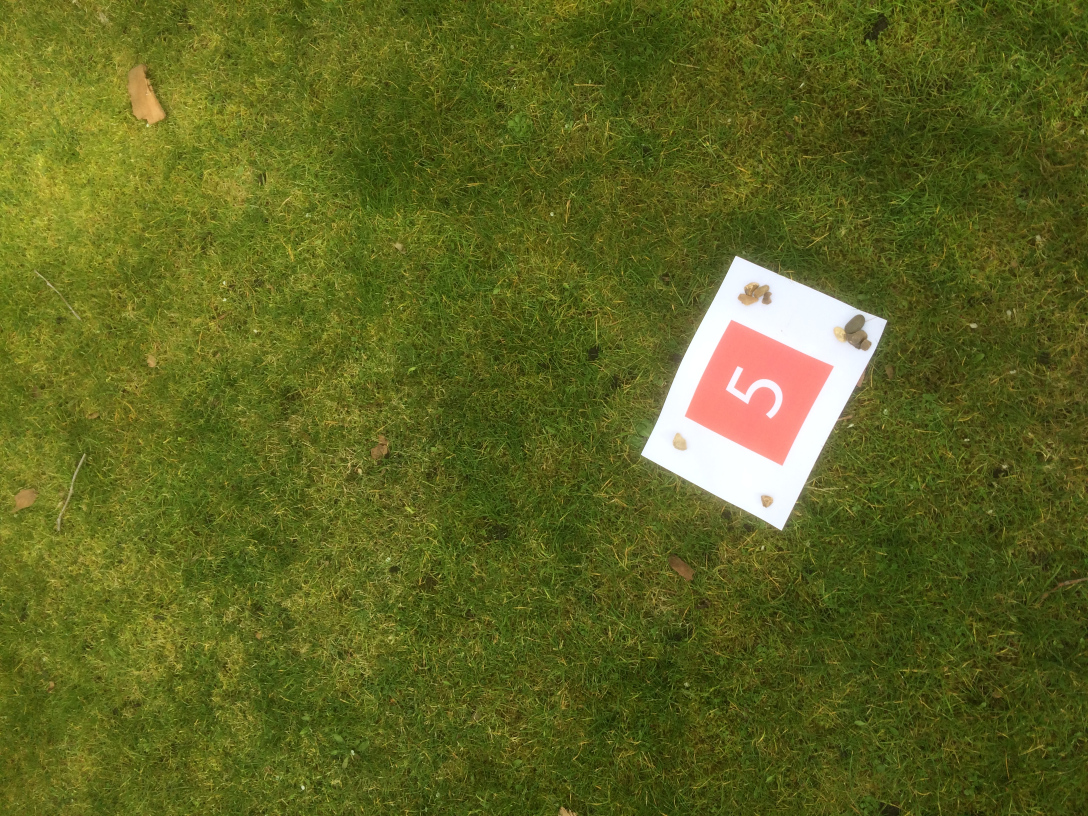
#> input picture 5_slanted.jpg, 3264 x 2448 px (shown at 1/3 size)
$ python hough_transform.py   (older library calls are emulated)
#> lines starting #> are read from the running program, lines starting #| are printed output that depends on the picture; after the words box and inside, x2 and y2 are one past the last pixel; in counts of white or black regions, pixels touching at a corner belong together
#%% Load Modules

import numpy as np

# Transformation for Line Detection
from skimage.transform import (hough_line, hough_line_peaks, rescale)
from skimage.transform import probabilistic_hough_line as phl
# Edge Detection
from skimage.filters import sobel
from skimage.feature import canny, blob_doh

# Read Images
from scipy.misc import imread
from skimage.color import rgb2gray
from skimage import img_as_float

# Plotting
import matplotlib.pyplot as plt
from matplotlib import cm
import matplotlib.image as mpimg

#%% Load Image

image_rgb = img_as_float(imread('5_slanted.jpg'))
image = rgb2gray(image_rgb)
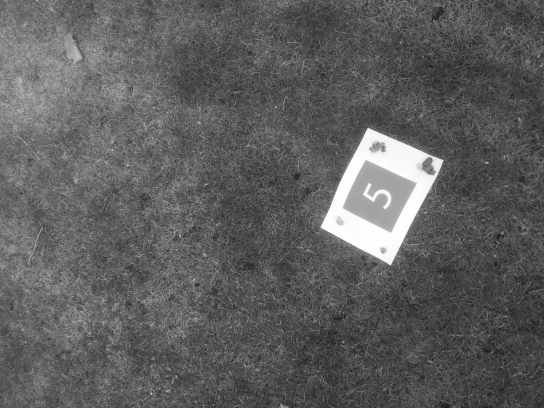
#> image: shape (2448, 3264) float64 (shown at 1/6 size); min 0.0566, max 1, mean 0.371
#image = rescale(image, 0.5)

#%% Sobel Edge Detection

edge_sobel = sobel(image)

edge_sobel[edge_sobel < 0.5 * np.max(edge_sobel)] = 0
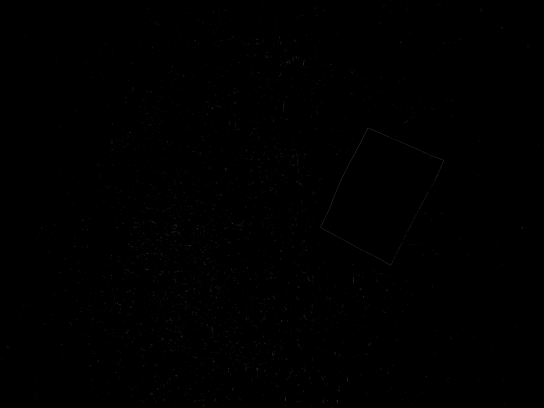
#> edge_sobel: shape (2448, 3264) float64 (shown at 1/6 size); min 0, max 0.484, mean 0.00113
edge_sobel[edge_sobel >= 0.5 * np.max(edge_sobel)] = 1
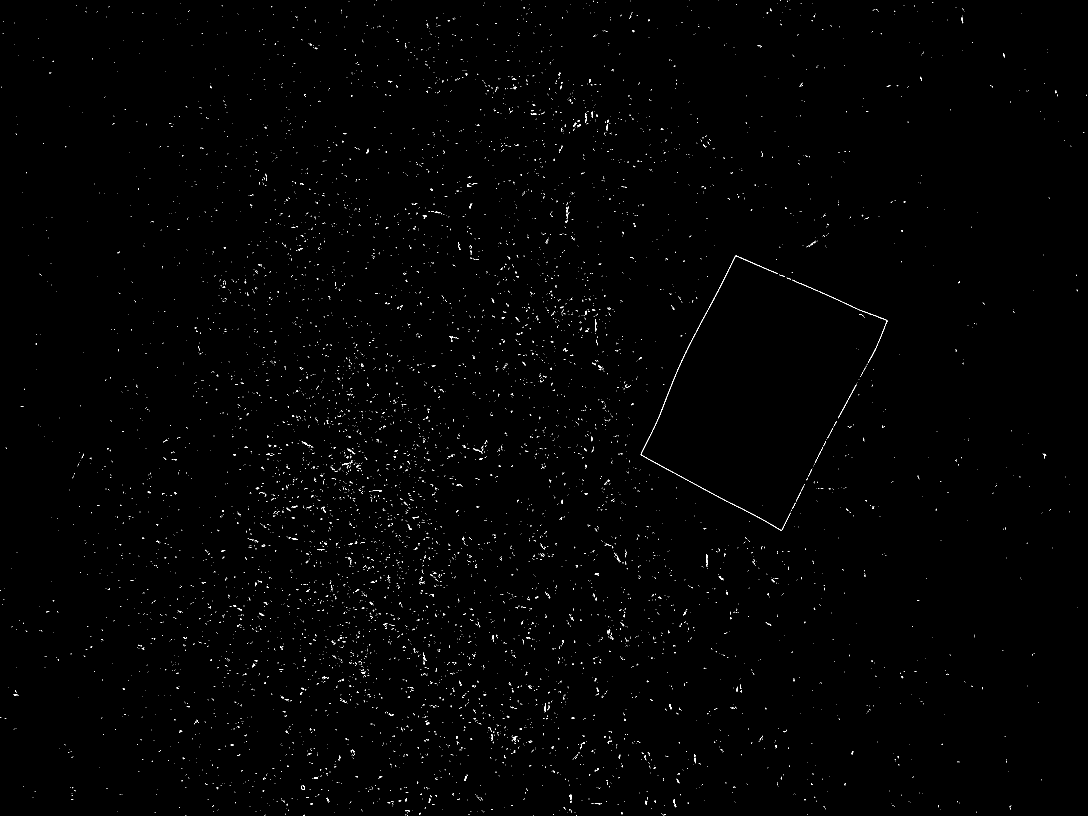
#> edge_sobel: shape (2448, 3264) float64 (shown at 1/3 size); values 0 (black) and 1 (white), 0.41% white in thin lines or dots

#%% Canny Edge Detection

edge_canny = canny(image, sigma = 5)
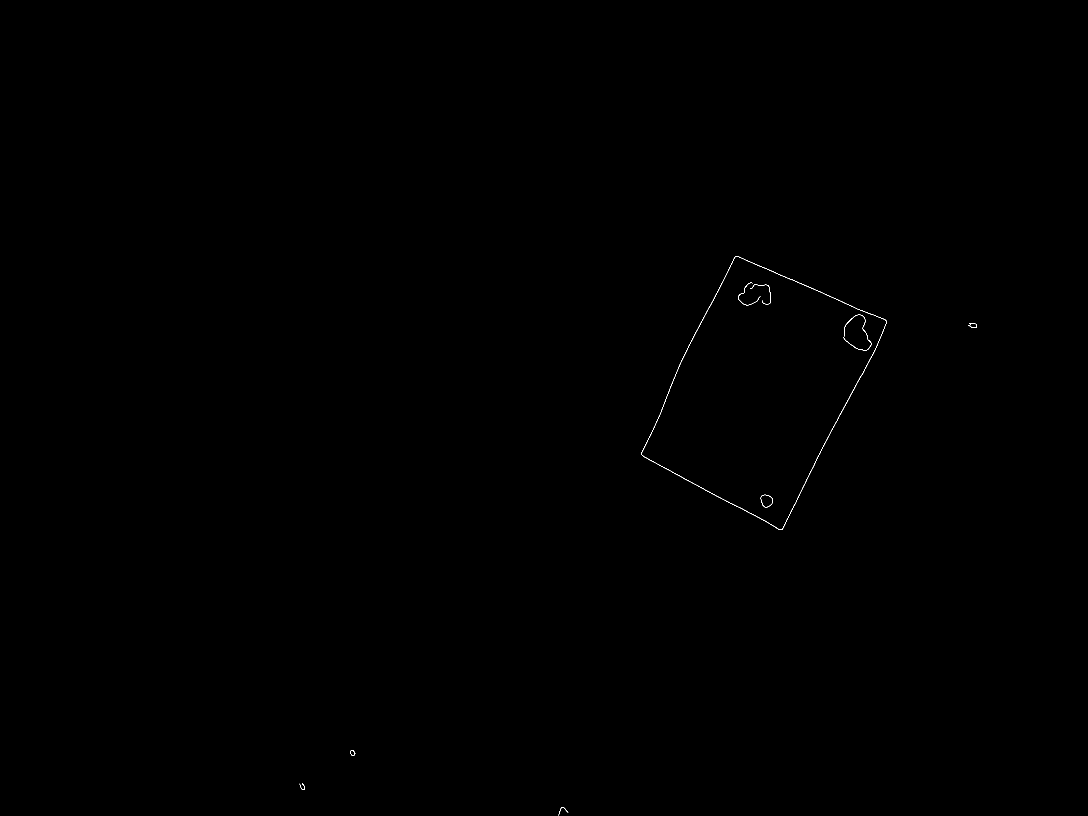
#> edge_canny: shape (2448, 3264) bool (shown at 1/3 size); 0.05% white in thin lines or dots, all inside (x1, y1, x2, y2) = (899, 769, 2931, 2447)

#%% Plot Edge Detection of Filters

fig_edge, axes_edge = plt.subplots(1, 2, figsize = (15,6))

axes_edge[0].imshow(edge_sobel, cmap = cm.gray)
axes_edge[0].set_title('Sobel')
axes_edge[0].set_axis_off()

axes_edge[1].imshow(edge_canny, cmap = cm.gray)
axes_edge[1].set_title('Canny')
axes_edge[1].set_axis_off()

filter_input = edge_canny

#%% Hough Transform

# Classic straight-line Hough transform
h, theta, d = hough_line(filter_input)
#> theta = 180 values from -1.57 to 1.55; d = 8161 values from -4080 to 4080

peaks_output = hough_line_peaks(h, theta, d, threshold = 0.5 * np.max(h))
#> peaks_output = ([236, 223, 215, 207, 157, 157, 144, 122], [0.489, -1.08, -1.17, 0.489, -1.15, -1.1, 0.384, -1.06], [2809, -303, 156, 2311, 201, -350, 2300, -260])

lines = phl(filter_input)
#> lines = 33 items

#%% Plot Hough Transform and Intersection

# Generating Figure 1
fig1, axes1 = plt.subplots(1, 2, figsize=(15, 6))
ax = axes1.ravel()

ax[0].imshow(filter_input, cmap = cm.gray)
ax[0].set_title('Input image')
ax[0].set_axis_off()

ax[1].imshow(image, cmap = cm.gray)
for _, angle, dist in zip(*peaks_output):
    y0 = (dist - 0 * np.cos(angle)) / np.sin(angle)
    y1 = (dist - image.shape[1] * np.cos(angle)) / np.sin(angle)
    ax[1].plot((0, image.shape[1]), (y0, y1), '-r')
#> this loop made 8 passes
#> (angle, dist, y0, y1) on passes 1 to 8: (0.489, 2809, 5983.3, -155.4), (-1.08, -303, 343.2, 2078.7), (-1.17, 156, -169.5, 1216), (0.489, 2311, 4922.6, -1216.1), (-1.15, 201, -220, 1233.2), (-1.1, -350, 392.8, 2055.9), (0.384, 2300, 6139.8, -1938.9), (-1.06, -260, 297.3, 2106.5)

ax[1].set_xlim((0, image.shape[1]))
ax[1].set_ylim((image.shape[0], 0))

ax[1].set_axis_off()
ax[1].set_title('Detected lines')

plt.tight_layout()
plt.show()
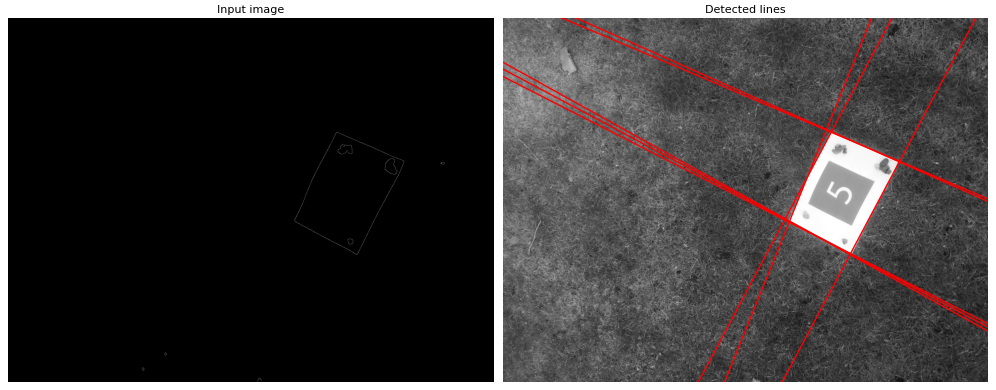
#> figure drawn by matplotlib, 2 panels

# Generating Figure 2
fig2, axes2 = plt.subplots(1, 2, figsize=(15, 6))
ax = axes2.ravel()

ax[0].imshow(filter_input, cmap = cm.gray)
ax[0].set_title('Input image')
ax[0].set_axis_off()

ax[1].imshow(image, cmap = cm.gray)
for p1, p2 in lines:
    ax[1].plot((p1[0], p2[0]), (p1[1], p2[1]), '-r')
#> this loop made 33 passes
#> (p1, p2) on passes 1 to 8: ((2529, 906), (2412, 854)), ((2449, 1378), (2582, 1128)), ((2061, 1048), (2168, 845)), ((2468, 879), (2239, 781)), ((2329, 819), (2211, 769)), ((2603, 939), (2449, 871)), ((2375, 1531), (2459, 1360)), ((2077, 1016), (2130, 916))

ax[1].set_xlim((0, image.shape[1]))
ax[1].set_ylim((image.shape[0], 0))

ax[1].set_axis_off()
ax[1].set_title('Detected lines')

plt.tight_layout()
plt.show()
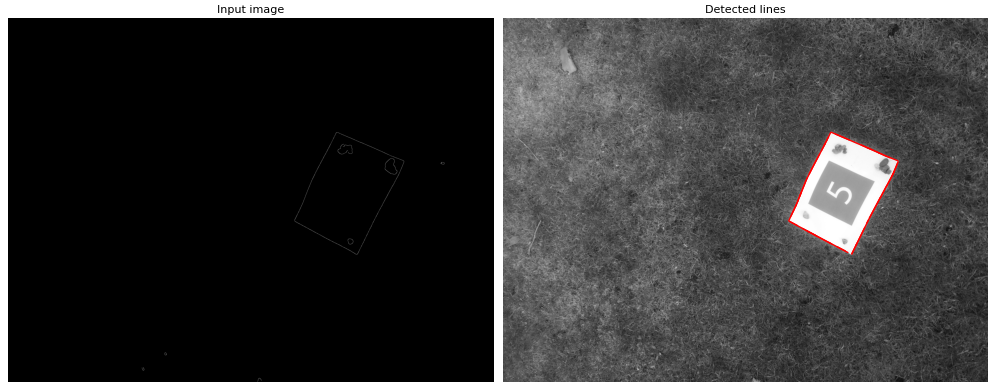
#> figure drawn by matplotlib, 2 panels

#Code of Hough Space
#ax[2].imshow(np.log(1 + h),
#             extent=[np.rad2deg(theta[-1]), np.rad2deg(theta[0]), d[-1], d[0]],
#             cmap=cm.gray, aspect= 0.1)
#ax[2].set_title('Hough transform')
#ax[2].set_xlabel('Angles (degrees)')
#ax[2].set_ylabel('Distance (pixels)')
#ax[2].axis('image')

$ run again, with 5_near.jpg copied over 5_slanted.jpg
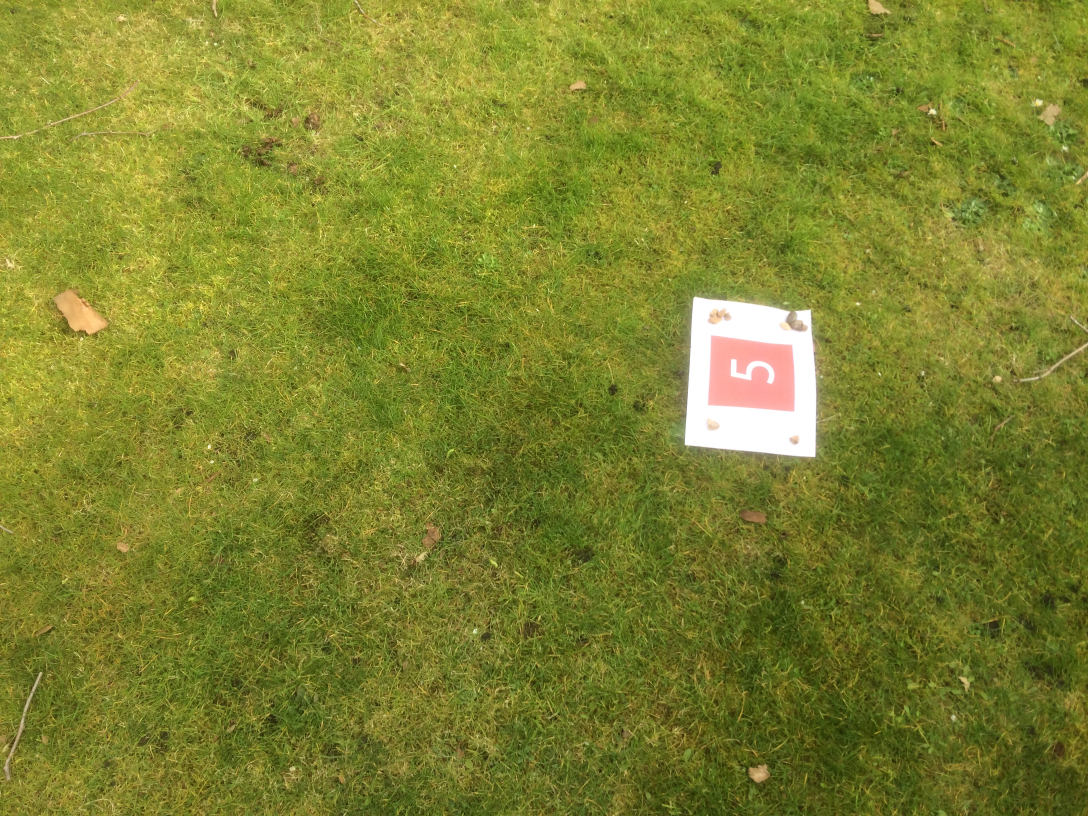
#> input picture 5_near.jpg, 3264 x 2448 px (shown at 1/3 size)
#> `edge_sobel[edge_sobel >= 0.5 * np.max(edge_sobel)] = 1`:
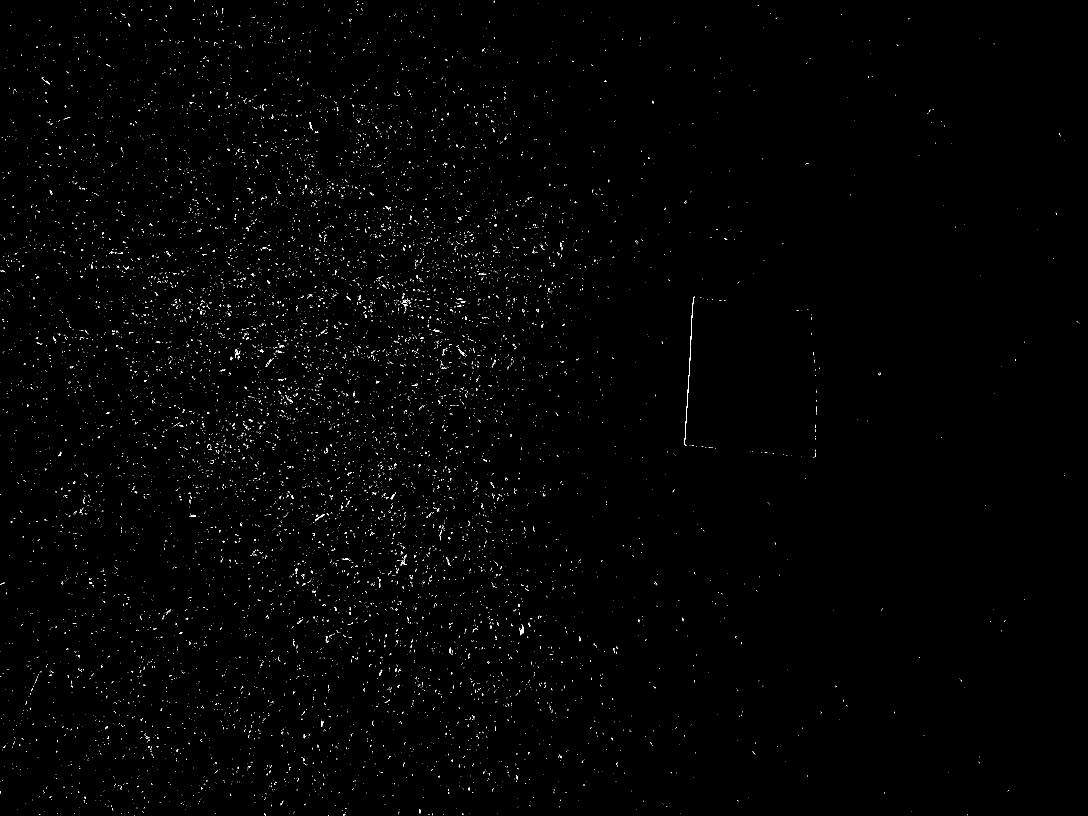
#> edge_sobel: shape (2448, 3264) float64 (shown at 1/3 size); values 0 (black) and 1 (white), 0.47% white in thin lines or dots
#> edge_canny: shape (2448, 3264) bool; 0.04% white in thin lines or dots
#> theta = 180 values from -1.57 to 1.55; d = 8161 values from -4080 to 4080
#> peaks_output = ([195, 142, 127, 127, 119, 112, 102, 98], [0.0524, -1.47, 0.0175, -1.48, 0.0698, 0, -1.45, -0.0873], [2122, -1111, 2469, -1152, 2140, 2448, -629, 2339])
#> lines = 28 items
#> the loop `for _, angle, dist in zip(*peaks_output):` made 8 passes
#> (angle, dist, y0, y1) on passes 1 to 8: (0.0524, 2122, 40545.7, -21735.1), (-1.47, -1111, 1117.1, 1460.2), (0.0175, 2469, 141470.5, -45524), (-1.48, -1152, 1156.4, 1442), (0.0698, 2140, 30678.2, -15999.2), (0, 2448, inf, -inf), (-1.45, -629, 633.7, 1034.5), (-0.0873, 2339, -26837, 10470.7)
#> the loop `for p1, p2 in lines:` made 28 passes
#> (p1, p2) on passes 1 to 8: ((2301, 1358), (2099, 1340)), ((2413, 1370), (2262, 1355)), ((2375, 1367), (2318, 1361)), ((2072, 1022), (2077, 922)), ((2063, 1176), (2072, 1034)), ((2059, 1249), (2064, 1163)), ((2055, 1300), (2060, 1222)), ((2448, 1161), (2442, 1073))
#> `plt.show()`:
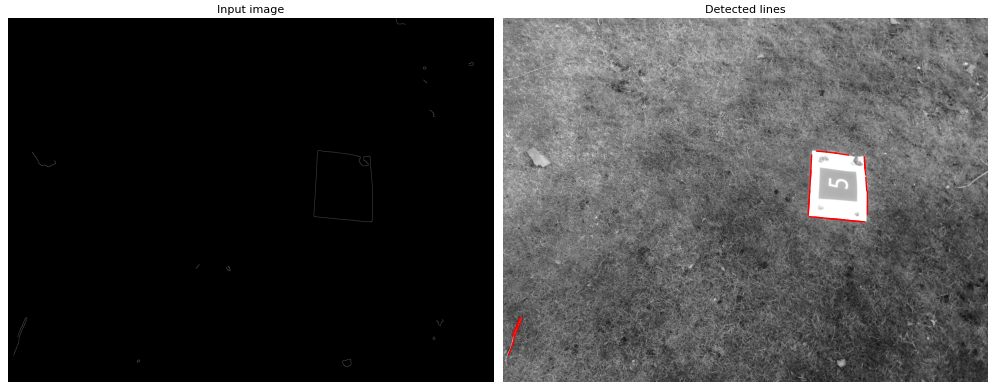
#> figure drawn by matplotlib, 2 panels

$ run again, with A_dark.jpg copied over 5_slanted.jpg
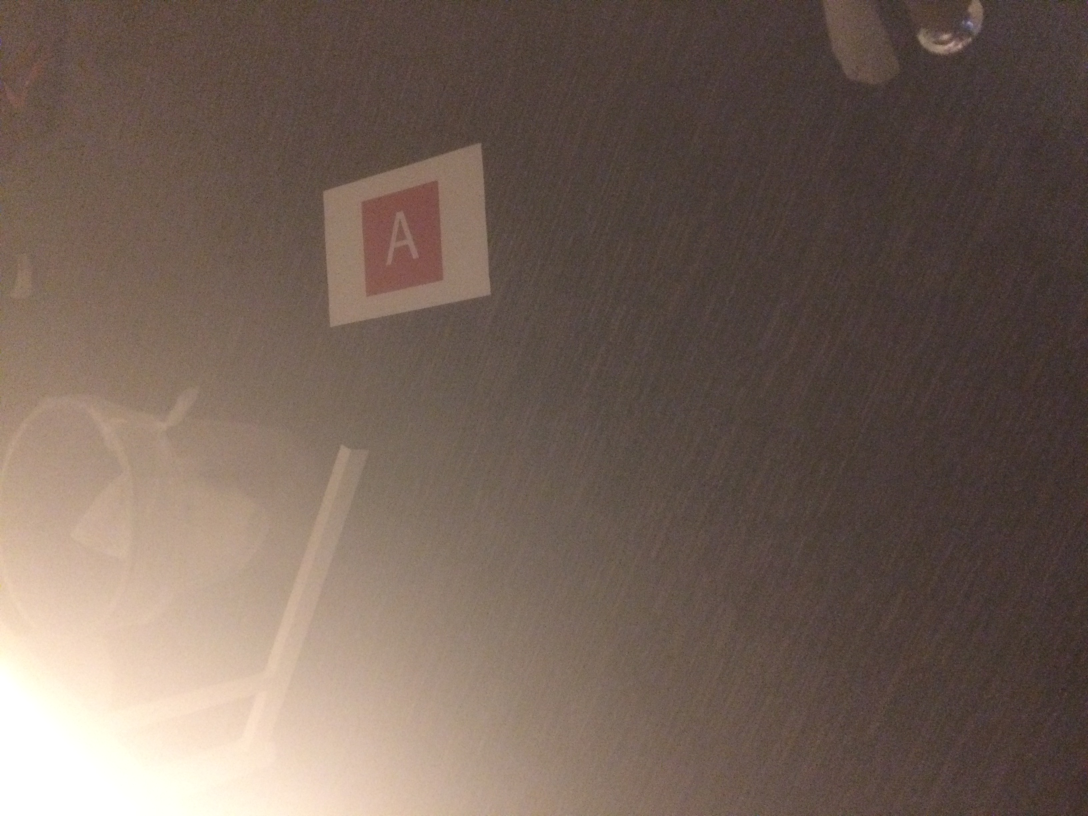
#> input picture A_dark.jpg, 3264 x 2448 px (shown at 1/3 size)
#> `edge_sobel = sobel(image)`:
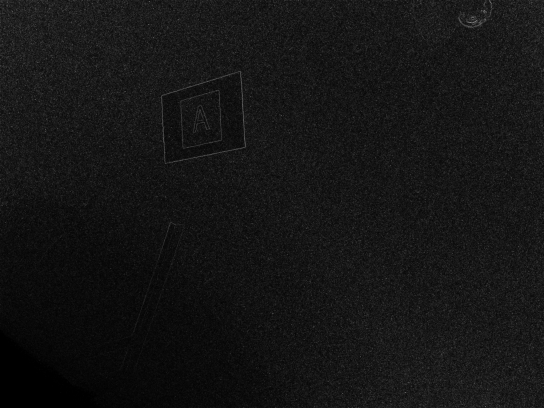
#> edge_sobel: shape (2448, 3264) float64 (shown at 1/6 size); min 0, max 0.125, mean 0.0105; drawn with min black and max white
#> edge_canny: shape (2448, 3264) bool; every value is 0
#> theta = 180 values from -1.57 to 1.55; d = 8161 values from -4080 to 4080
#> peaks_output = (empty array, empty array, empty array)
#> lines = []
#> `plt.show()`:
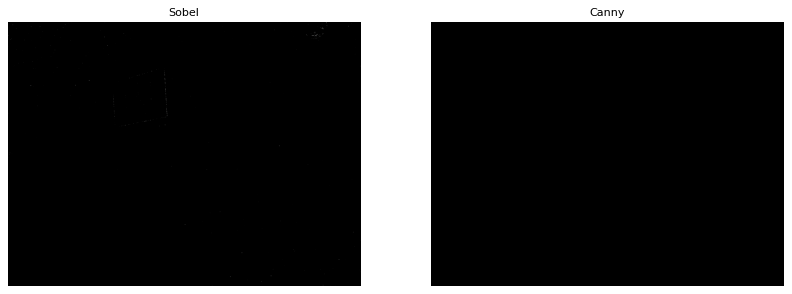
#> figure drawn by matplotlib, 2 panels
